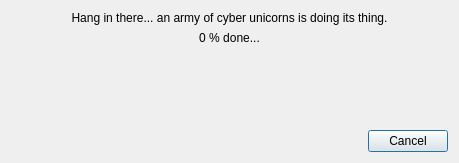
<?xml version="1.0" encoding="UTF-8"?>
<ui version="4.0">
 <class>AssignmentInProgressDlg</class>
 <widget class="QDialog" name="AssignmentInProgressDlg">
  <property name="geometry">
   <rect>
    <x>0</x>
    <y>0</y>
    <width>459</width>
    <height>163</height>
   </rect>
  </property>
  <property name="windowTitle">
   <string>Assignment in progress</string>
  </property>
  <layout class="QVBoxLayout" name="verticalLayout">
   <item>
    <widget class="QLabel" name="ql_caption">
     <property name="text">
      <string>Hang in there... an army of cyber unicorns is doing its thing.</string>
     </property>
     <property name="alignment">
      <set>Qt::AlignCenter</set>
     </property>
    </widget>
   </item>
   <item>
    <widget class="QLabel" name="ql_progress">
     <property name="text">
      <string>0 % done...</string>
     </property>
     <property name="alignment">
      <set>Qt::AlignCenter</set>
     </property>
    </widget>
   </item>
   <item>
    <spacer name="verticalSpacer">
     <property name="orientation">
      <enum>Qt::Vertical</enum>
     </property>
     <property name="sizeHint" stdset="0">
      <size>
       <width>20</width>
       <height>40</height>
      </size>
     </property>
    </spacer>
   </item>
   <item>
    <widget class="QDialogButtonBox" name="buttonBox">
     <property name="standardButtons">
      <set>QDialogButtonBox::Cancel</set>
     </property>
    </widget>
   </item>
  </layout>
 </widget>
 <resources/>
 <connections/>
</ui>
